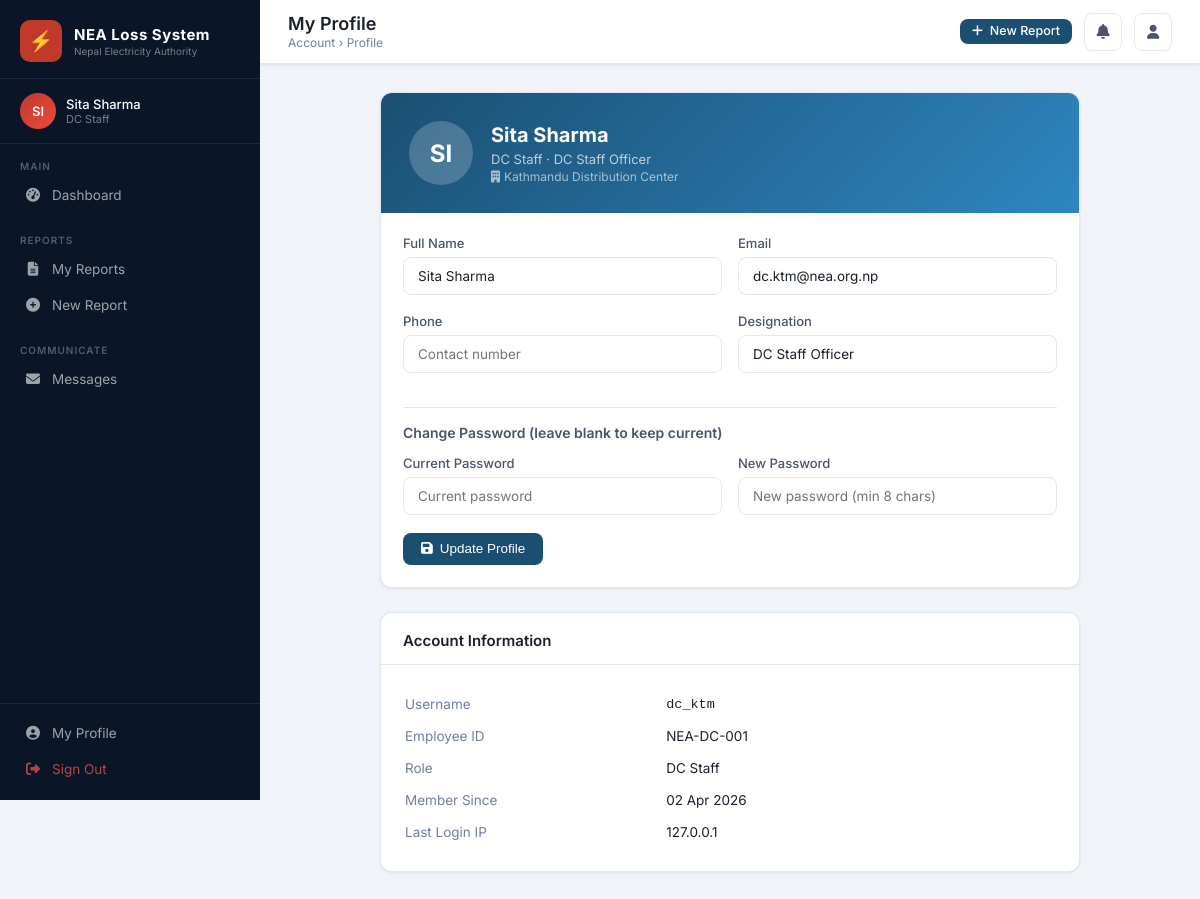
Page /profile/ (signed in) on the committed database.
### nea_loss/models.py (models this page shows, shortened)
class NEAUser(AbstractBaseUser, PermissionsMixin):
    ROLE_CHOICES = [
        ('SYS_ADMIN', 'System Administrator'),
        ('MD', 'Managing Director'),
        ('DMD', 'Deputy Managing Director'),
        ('DIRECTOR', 'Director'),
        ('PROVINCIAL_MANAGER', 'Provincial Manager'),
        ('DC_MANAGER', 'DC Manager'),
        ('DC_STAFF', 'DC Staff'),
    ]
    username = models.CharField(max_length=50, unique=True)
    email = models.EmailField(unique=True)
    full_name = models.CharField(max_length=150)
    role = models.CharField(max_length=30, choices=ROLE_CHOICES, default='DC_STAFF')
    employee_id = models.CharField(max_length=30, blank=True)
    phone = models.CharField(max_length=20, blank=True)
    designation = models.CharField(max_length=100, blank=True)
    provincial_office = models.ForeignKey(ProvincialOffice, null=True, blank=True, on_delete=models.SET_NULL)
    distribution_center = models.ForeignKey(DistributionCenter, null=True, blank=True, on_delete=models.SET_NULL)
    is_active = models.BooleanField(default=True)
    is_staff = models.BooleanField(default=False)
    date_joined = models.DateTimeField(default=timezone.now)
    last_login_ip = models.GenericIPAddressField(null=True, blank=True)
    objects = NEAUserManager()
    USERNAME_FIELD = 'username'
    REQUIRED_FIELDS = ['email', 'full_name']
    @property
    def is_system_admin(self):
        return self.role == 'SYS_ADMIN' or self.is_superuser
    @property
    def is_top_management(self):
        return self.role in ['MD', 'DMD', 'DIRECTOR']
    @property
    def is_provincial(self):
        return self.role == 'PROVINCIAL_MANAGER'
    @property
    def is_dc_level(self):
        return self.role in ['DC_MANAGER', 'DC_STAFF']
    class Meta:
        verbose_name = 'NEA User'
        verbose_name_plural = 'NEA Users'

class DistributionCenter(models.Model):
    MONTH_CHOICES = [
        (1,'Shrawan'),(2,'Bhadra'),(3,'Ashwin'),(4,'Kartik'),
        (5,'Mangsir'),(6,'Poush'),(7,'Magh'),(8,'Falgun'),
        (9,'Chaitra'),(10,'Baisakh'),(11,'Jestha'),(12,'Ashadh'),
    ]
    provincial_office = models.ForeignKey(ProvincialOffice, on_delete=models.CASCADE, related_name='distribution_centers')
    name = models.CharField(max_length=150)
    code = models.CharField(max_length=30, unique=True)
    address = models.TextField(blank=True)
    contact = models.CharField(max_length=20, blank=True)
    report_start_month = models.PositiveSmallIntegerField(
        choices=MONTH_CHOICES, default=1,
        help_text='First month this DC is required to submit a report for the fiscal year. '
                  'Admin sets this — e.g. a DC added mid-year starts from Mangsir (5).'
    )
    is_active = models.BooleanField(default=True, help_text='Inactive DCs are hidden from reports and lists.')
    created_at = models.DateTimeField(auto_now_add=True)
    class Meta:
        ordering = ['name']

### nea_loss/views.py (the view, shortened to what this page needs)
# urls.py: path('profile/', views.ProfileView.as_view(), name='profile'),
class ProfileView(LoginRequiredMixin, View):
    template_name = 'nea_loss/profile.html'
    def get(self, request):
        return render(request, self.template_name, {'user': request.user})

### nea_loss/context_processors.py (called while the page is built, shortened)
def nea_permissions(request):
    u = request.user
    is_sys_admin = getattr(u, 'is_system_admin', False)
    is_top = getattr(u, 'is_top_management', False)
    is_prov = getattr(u, 'is_provincial', False)
    is_dc = getattr(u, 'is_dc_level', False)
    can_create_dc = False
    if is_sys_admin:
        can_create_dc = True
    elif is_dc:
        can_create_dc = bool(getattr(u, 'distribution_center_id', None))
    can_create_prov = False
    if is_sys_admin:
        can_create_prov = True
    elif is_prov:
        can_create_prov = bool(getattr(u, 'provincial_office_id', None))
    return {
        'can_create_loss_report': can_create_dc,
        'can_create_provincial_report': can_create_prov,
        'is_system_admin': is_sys_admin,
        'is_top_management': is_top,
        'is_provincial': is_prov,
        'is_dc_level': is_dc,
    }

### nea_loss/templates/nea_loss/profile.html (shortened to what this page needs)
{% extends 'nea_loss/base.html' %}
{% block page_title %}My Profile{% endblock %}
{% block breadcrumb %}Account &rsaquo; Profile{% endblock %}
{% block content %}
<div style="max-width:700px; margin:0 auto;">
<div class="card mb-24">
  <div style="background:linear-gradient(135deg,#1B4F72,#2E86C1); padding:28px; border-radius:11px 11px 0 0; display:flex; align-items:center; gap:18px;">
    <div style="width:64px; height:64px; border-radius:50%; background:rgba(255,255,255,0.2); display:flex; align-items:center; justify-content:center; font-size:24px; font-weight:700; color:white;">{{ user.full_name|slice:":2"|upper }}</div>
    <div>
      <div style="font-size:20px; font-weight:700; color:white;">{{ user.full_name }}</div>
      <div style="color:rgba(255,255,255,0.7); font-size:13px; margin-top:4px;">{{ user.get_role_display }}{% if user.designation %} · {{ user.designation }}{% endif %}</div>
      {% if user.distribution_center %}<div style="color:rgba(255,255,255,0.6); font-size:12px; margin-top:2px;"><i class="fas fa-building" style="margin-right:4px;"></i>{{ user.distribution_center.name }}</div>{% endif %}
    </div>
  </div>
  <div class="card-body">
    <form method="POST">
      <div class="form-row">
        <div class="form-group">
          <label class="form-label">Full Name</label>
          <input type="text" name="full_name" class="form-control" value="{{ user.full_name }}">
        </div>
        <div class="form-group">
          <label class="form-label">Email</label>
          <input type="email" name="email" class="form-control" value="{{ user.email }}">
        </div>
      </div>
      <div class="form-row">
        <div class="form-group">
          <label class="form-label">Phone</label>
          <input type="text" name="phone" class="form-control" value="{{ user.phone }}" placeholder="Contact number">
        </div>
        <div class="form-group">
          <label class="form-label">Designation</label>
          <input type="text" name="designation" class="form-control" value="{{ user.designation }}" placeholder="Job title">
        </div>
      </div>
      <div class="divider"></div>
      <div style="font-size:14px; font-weight:600; margin-bottom:14px; color:var(--text-secondary);">Change Password (leave blank to keep current)</div>
      <div class="form-row">
        <div class="form-group">
          <label class="form-label">Current Password</label>
          <input type="password" name="old_password" class="form-control" placeholder="Current password">
        </div>
        <div class="form-group">
          <label class="form-label">New Password</label>
          <input type="password" name="new_password" class="form-control" placeholder="New password (min 8 chars)" minlength="8">
        </div>
      </div>
      <button type="submit" class="btn btn-primary"><i class="fas fa-save"></i> Update Profile</button>
    </form>
  </div>
</div>
<div class="card">
  <div class="card-header"><h2>Account Information</h2></div>
  <div class="card-body">
    <table style="width:100%; font-size:13.5px;">
      <tr><td style="color:var(--text-muted); padding:7px 0; width:40%;">Username</td><td><code>{{ user.username }}</code></td></tr>
      <tr><td style="color:var(--text-muted); padding:7px 0;">Employee ID</td><td>{{ user.employee_id|default:"—" }}</td></tr>
      <tr><td style="color:var(--text-muted); padding:7px 0;">Role</td><td>{{ user.get_role_display }}</td></tr>
      <tr><td style="color:var(--text-muted); padding:7px 0;">Member Since</td><td>{{ user.date_joined|date:"d M Y" }}</td></tr>
      <tr><td style="color:var(--text-muted); padding:7px 0;">Last Login IP</td><td>{{ user.last_login_ip|default:"—" }}</td></tr>
    </table>
  </div>
</div>
</div>
{% endblock %}

### nea_loss/templates/nea_loss/base.html (shortened to what this page needs)
{% load static %}
<!DOCTYPE html>
<html lang="en">
<head>
<link href="https://cdnjs.cloudflare.com/ajax/libs/font-awesome/6.5.0/css/all.min.css" rel="stylesheet">
</head>
<body>
<aside class="sidebar">
  <div class="sidebar-logo">
    <div class="sidebar-logo-icon">⚡</div>
    <div class="sidebar-logo-text">
      <div class="brand">NEA Loss System</div>
      <div class="tagline">Nepal Electricity Authority</div>
    </div>
  </div>
  {% if user.is_authenticated %}
  <div class="sidebar-user">
    <div class="user-avatar">{{ user.full_name|slice:":2"|upper }}</div>
    <div class="user-info">
      <div class="name">{{ user.full_name|truncatechars:22 }}</div>
      <div class="role">{{ user.get_role_display }}</div>
    </div>
  </div>
  {% endif %}
  <nav>
    <div class="nav-section">
      <div class="nav-section-label">Main</div>
      <a href="{% url 'dashboard' %}" class="nav-item {% if request.resolver_match.url_name == 'dashboard' %}active{% endif %}">
        <i class="fas fa-tachometer-alt"></i> Dashboard
      </a>
    </div>
    {% if is_system_admin %}
    <div class="nav-section">
      <div class="nav-section-label">Reports</div>
      <a href="{% url 'report_list' %}" class="nav-item {% if request.resolver_match.url_name == 'report_list' %}active{% endif %}">
        <i class="fas fa-file-alt"></i> All DC Reports
        {% if unread_notifications_count %}<span class="badge">{{ unread_notifications_count }}</span>{% endif %}
      </a>
      <a href="{% url 'report_create' %}" class="nav-item {% if request.resolver_match.url_name == 'report_create' %}active{% endif %}">
        <i class="fas fa-plus-circle"></i> New DC Report
      </a>
      <a href="{% url 'provincial_report_list' %}" class="nav-item {% if 'provincial' in request.resolver_match.url_name %}active{% endif %}">
        <i class="fas fa-file-invoice"></i> Provincial Reports
      </a>
      <a href="{% url 'provincial_report_create' %}" class="nav-item">
        <i class="fas fa-magic"></i> Create Prov. Report
      </a>
    </div>
    <div class="nav-section">
      <div class="nav-section-label">Analytics</div>
      <a href="{% url 'org_overview' %}" class="nav-item {% if request.resolver_match.url_name == 'org_overview' %}active{% endif %}">
        <i class="fas fa-sitemap"></i> Org Overview
      </a>
    </div>
    <div class="nav-section">
      <div class="nav-section-label">System Management</div>
      <a href="{% url 'user_list' %}" class="nav-item {% if 'user' in request.resolver_match.url_name %}active{% endif %}">
        <i class="fas fa-users-cog"></i> User Management
      </a>
      <a href="/admin/" class="nav-item" target="_blank">
        <i class="fas fa-database"></i> Django Admin Panel
      </a>
    </div>
    {% else %}
    <div class="nav-section">
      <div class="nav-section-label">Reports</div>
      <a href="{% url 'report_list' %}" class="nav-item {% if request.resolver_match.url_name == 'report_list' %}active{% endif %}">
        <i class="fas fa-file-alt"></i> My Reports
      </a>
      <a href="{% url 'report_create' %}" class="nav-item {% if request.resolver_match.url_name == 'report_create' %}active{% endif %}">
        <i class="fas fa-plus-circle"></i> New Report
      </a>
    </div>
    {% endif %}
  </nav>
  <div class="nav-section">
    <div class="nav-section-label">Communicate</div>
    <a href="{% url 'message_inbox' %}" class="nav-item {% if 'message' in request.resolver_match.url_name %}active{% endif %}">
      <i class="fas fa-envelope"></i> Messages
    </a>
  </div>
  <div class="sidebar-footer">
    <a href="{% url 'profile' %}" class="nav-item">
      <i class="fas fa-user-circle"></i> My Profile
    </a>
    <a href="{% url 'logout' %}" class="nav-item" style="color:rgba(220,80,80,0.8);">
      <i class="fas fa-sign-out-alt"></i> Sign Out
    </a>
  </div>
</aside>
<header class="topbar">
  <div class="topbar-title">
    <h1>{% block page_title %}Dashboard{% endblock %}</h1>
    <div class="breadcrumb">{% block breadcrumb %}NEA Loss Analysis System{% endblock %}</div>
  </div>
  <div class="topbar-actions">
    {% if can_create_loss_report and not is_provincial %}
    <a href="{% url 'report_create' %}" class="btn btn-primary btn-sm">
      <i class="fas fa-plus"></i> New Report
    </a>
    {% endif %}
    <a href="#" class="topbar-btn" id="notif-btn" title="Notifications">
      <i class="fas fa-bell" style="font-size:15px;"></i>
    </a>
    <a href="{% url 'profile' %}" class="topbar-btn">
      <i class="fas fa-user" style="font-size:14px;"></i>
    </a>
  </div>
</header>
<main class="main-content">
  <div class="page-body">
    {% block content %}{% endblock %}
  </div>
</main>
</body>
</html>

### rows in the picture
NEAUser: full_name "SI", full_name "Sita Sharma", role "DC Staff", designation "DC Staff Officer", distribution_center.name "Kathmandu Distribution Center", email "dc.ktm@nea.org.np", username "dc_ktm", employee_id "NEA-DC-001", date_joined "02 Apr 2026", last_login_ip "127.0.0.1"
